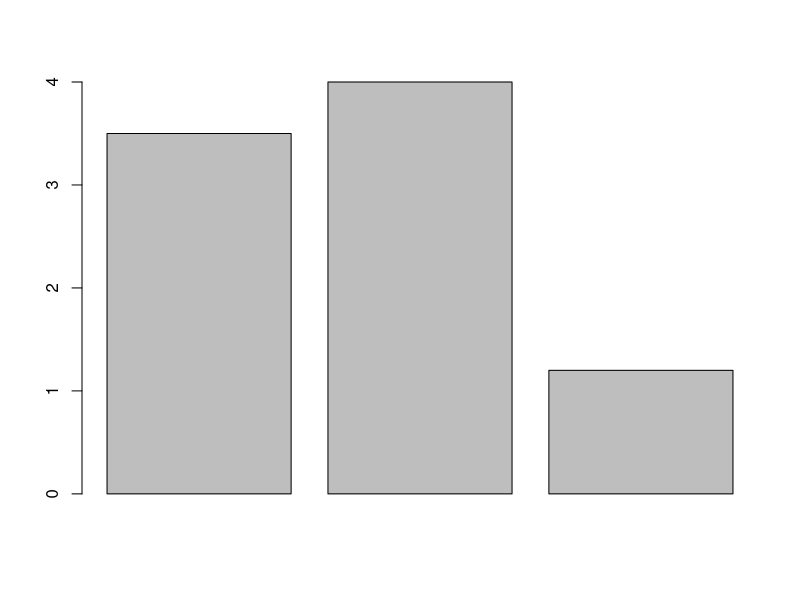
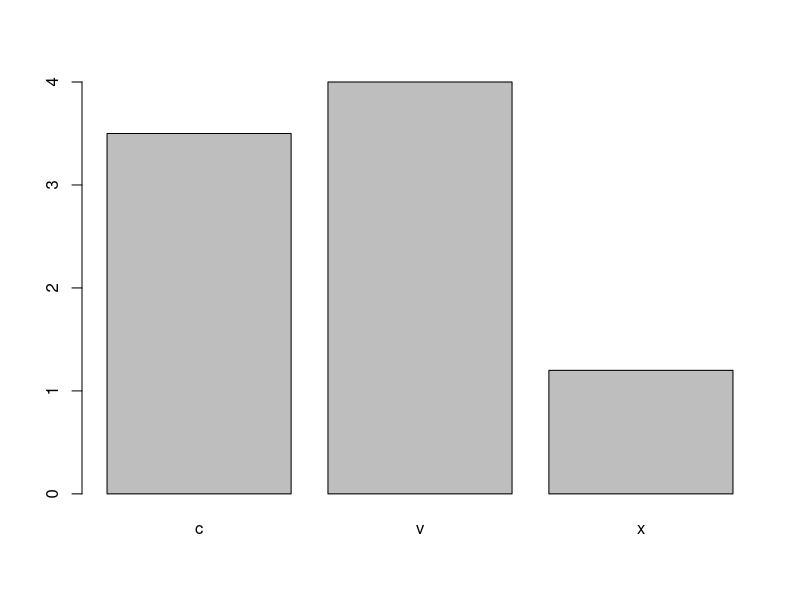
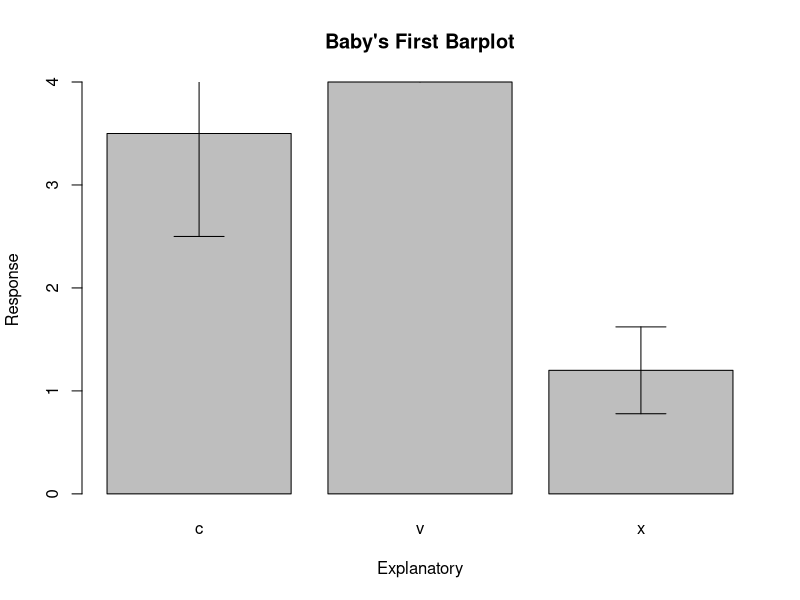
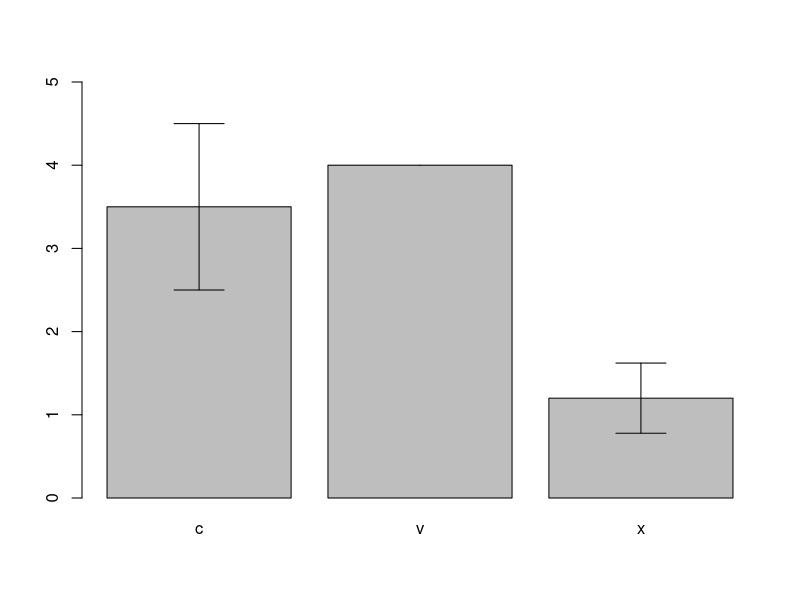
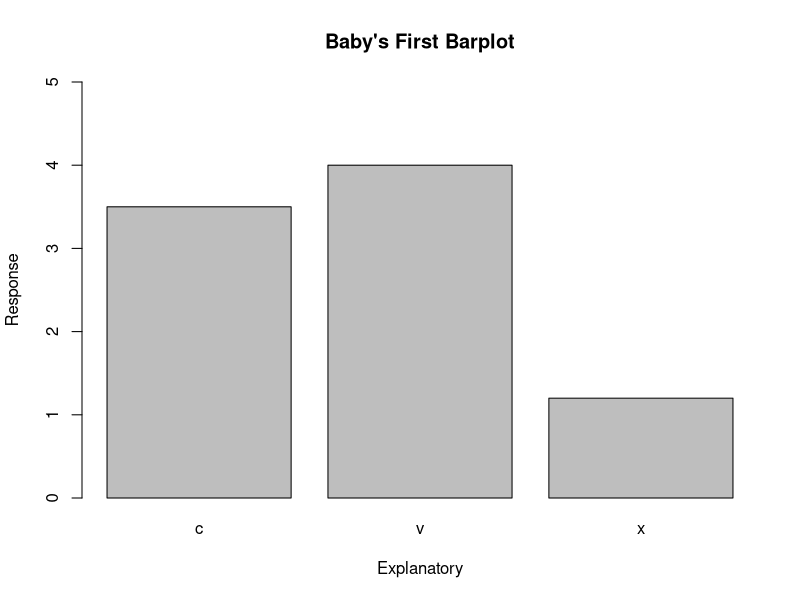
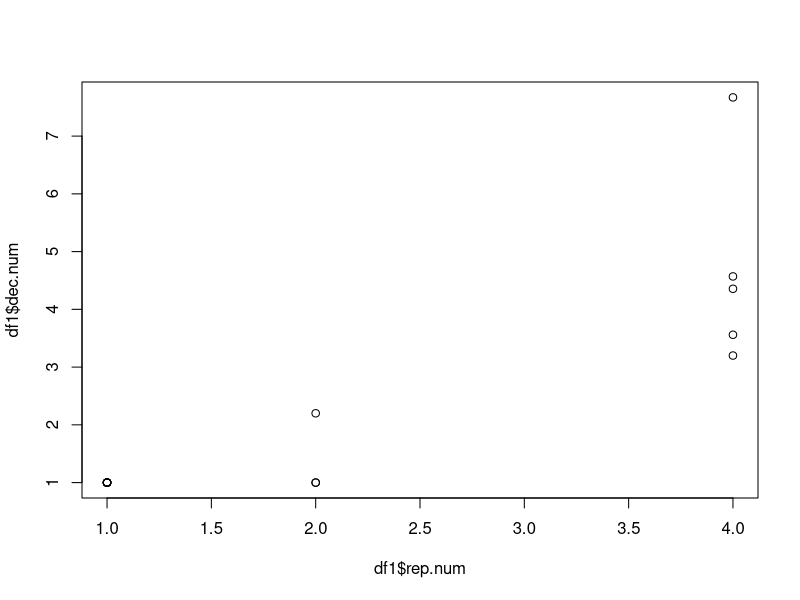
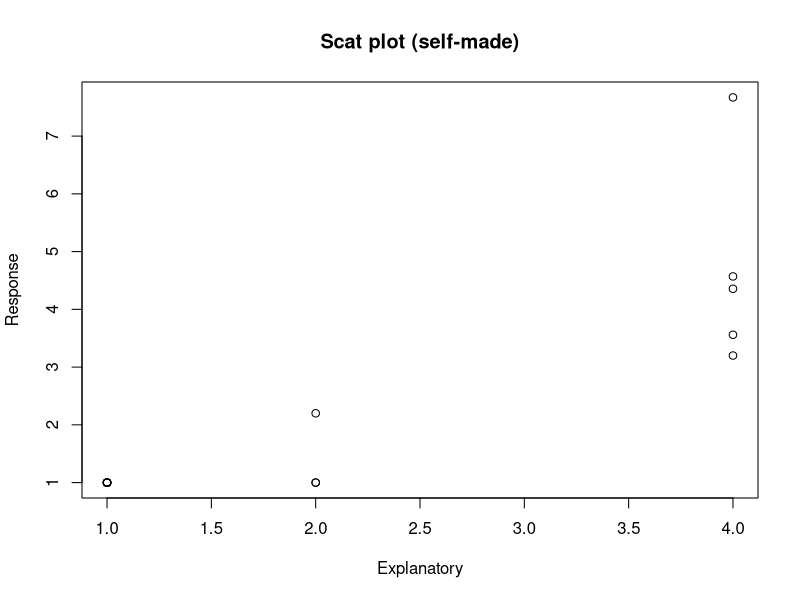
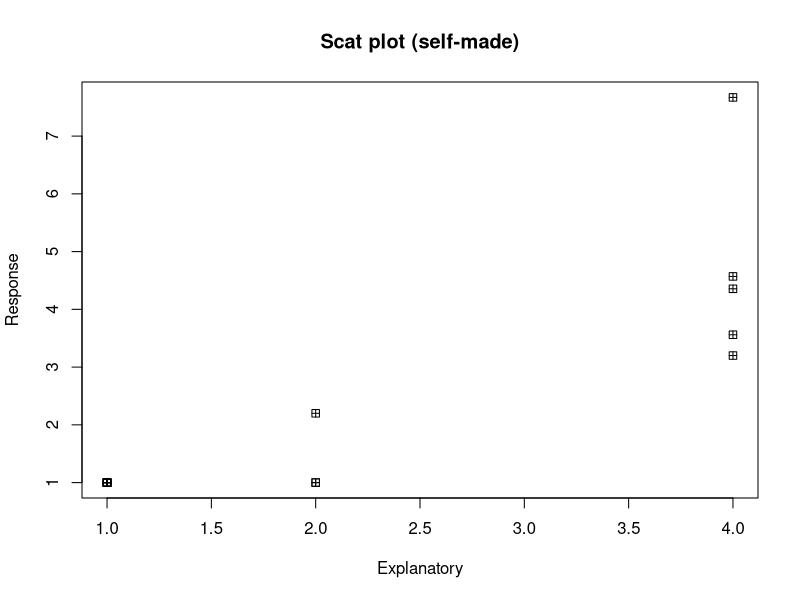

The R source for these figures, in order:
# With the data frame you created last week you will:

unique.char <- c('a','b','c','d','e','f','g','h','i','j','k','l','m','n','o')
group.char <- c('x','x','x','x','x','x','x','x','x','x','c','c','c','v','v')
uniqu.num <- c(1,2,3,4,5,6,7,8,9,10,11,12,13,14,15)
rep.num <- c(1,1,1,1,1,1,1,1,2,2,2,4,4,4,4)
dec.num <- c(1,1,1,1,1,1,1,1,1,1,2.2,3.2,4.57,7.67,4.356)
df <- as.data.frame(cbind(unique.char,group.char,uniqu.num,rep.num,dec.num))
df$uniqu.num <- as.numeric(as.character(df$uniqu.num))
df$rep.num <- as.numeric(as.character(df$rep.num))
df$dec.num <- as.numeric(as.character(df$dec.num))
add.row <- data.frame("q","c",5,4,3.56)
colnames(add.row) <- colnames(df) 
df1 <- rbind(df, add.row)
row.names(df1) <- df1$unique.char
df1 <- df1[,-1]
df1

# Create a barplot for one numeric column, grouped by the character vector with 3 unique values
df.mean <- aggregate(df1$rep.num ~df1$group.char, FUN = "mean")
df.mean
colnames(df.mean) <- c("Factor","Mean")
df.mean
barplot(df.mean$Mean)
barplot(df.mean$Mean, names.arg = df.mean$Factor)
df.sd <- aggregate(df1$rep.num ~df1$group.char, FUN = "sd")
colnames(df.sd) <- c("Factor","StanDev")
df.sd
b.plot <- barplot(df.mean$Mean, names.arg = df.mean$Factor, xlab = "Explanatory", ylab = "Response", main = "Baby's First Barplot")

  # Add error bars with mean and standard deviation to the plot
arrows(b.plot, df.mean$Mean-df.sd$StanDev,
       b.plot, df.mean$Mean+df.sd$StanDev,angle=90,code=3)
b.plot <- barplot(df.mean$Mean, names.arg = df.mean$Factor, ylim = c(0,5))
arrows(b.plot, df.mean$Mean-df.sd$StanDev,
       b.plot, df.mean$Mean+df.sd$StanDev,angle=90,code=3)#Need to put this line after 39 in order for someone to replicate your code.

# Change the x and y labels and add a title
b.plot <- barplot(df.mean$Mean, names.arg = df.mean$Factor, ylim = c(0,5), xlab = "Explanatory", ylab = "Response", main = "Baby's First Barplot")#You did all of the right things here but never combined them into a single plot!
  # Export the plot as a PDF that is 4 inches wide and 7 inches tall.
#I couldn't recreate the plot without jumping around in your code - but you've got all the parts here!
# Create a scatter plot between two of your numeric columns.
plot(df1$dec.num ~ df1$rep.num)
plot(df1$dec.num ~ df1$rep.num, xlab = "Explanatory", ylab = "Response", main = "Scat plot (self-made)")

  # Change the point shape and color to something NOT used in the example.
plot(df1$dec.num ~ df1$rep.num, xlab = "Explanatory", ylab = "Response", main = "Scat plot (self-made)", pch=12)
plot(df1$dec.num ~ df1$rep.num, xlab = "Explanatory", ylab = "Response", main = "Scat plot (self-made)", pch=12, col = "saddlebrown")#forgot to change the axis labels.

  # Change the x and y labels and add a title
  # Export the plot as a JPEG by using the "Export" button in the plotting pane.

# Upload both plots with the script used to create them to GitHub.
  # Follow the same file naming format as last week for the script.
  # Name plots as Lastname_barplot or Lastname_scatterplot. Save them to your "plots" folder.
